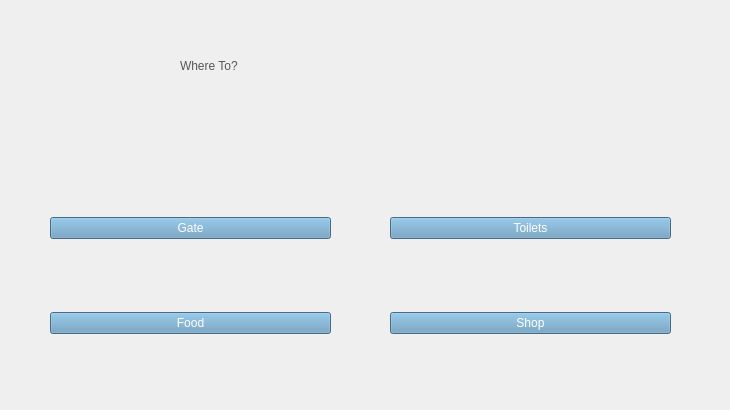
  <widget class="QWidget" name="WHERE">
   <widget class="QLabel" name="where_to_label">
    <property name="geometry">
     <rect>
      <x>180</x>
      <y>10</y>
      <width>361</width>
      <height>111</height>
     </rect>
    </property>
    <property name="styleSheet">
     <string notr="true">font: 20 50pt &quot;montserrat&quot;;
color: rgb(85, 87, 83);</string>
    </property>
    <property name="text">
     <string>Where To?</string>
    </property>
   </widget>
   <widget class="QWidget" name="verticalLayoutWidget_2">
    <property name="geometry">
     <rect>
      <x>50</x>
      <y>150</y>
      <width>281</width>
      <height>251</height>
     </rect>
    </property>
    <layout class="QVBoxLayout" name="verticalLayout_2">
     <item>
      <widget class="QPushButton" name="gate">
       <property name="layoutDirection">
        <enum>Qt::LeftToRight</enum>
       </property>
       <property name="styleSheet">
        <string notr="true">font:20 34pt &quot;montserrat&quot;;
background-color: rgb(98, 150, 187);
color: rgb(255, 255, 255);</string>
       </property>
       <property name="text">
        <string>Gate</string>
       </property>
       <property name="icon">
        <iconset>
         <normaloff>icons/gate.png</normaloff>icons/gate.png</iconset>
       </property>
       <property name="iconSize">
        <size>
         <width>40</width>
         <height>40</height>
        </size>
       </property>
       <property name="checkable">
        <bool>false</bool>
       </property>
      </widget>
     </item>
     <item>
      <widget class="QPushButton" name="food">
       <property name="styleSheet">
        <string notr="true">font:20 34pt &quot;montserrat&quot;;
background-color: rgb(98, 150, 187);
color: rgb(255, 255, 255);</string>
       </property>
       <property name="text">
        <string>Food</string>
       </property>
       <property name="icon">
        <iconset>
         <normaloff>icons/food.png</normaloff>icons/food.png</iconset>
       </property>
       <property name="iconSize">
        <size>
         <width>40</width>
         <height>40</height>
        </size>
       </property>
      </widget>
     </item>
    </layout>
   </widget>
   <widget class="QWidget" name="verticalLayoutWidget_3">
    <property name="geometry">
     <rect>
      <x>390</x>
      <y>150</y>
      <width>281</width>
      <height>251</height>
     </rect>
    </property>
    <layout class="QVBoxLayout" name="verticalLayout_3">
     <property name="sizeConstraint">
      <enum>QLayout::SetMinimumSize</enum>
     </property>
     <item>
      <widget class="QPushButton" name="toilet">
       <property name="layoutDirection">
        <enum>Qt::LeftToRight</enum>
       </property>
       <property name="styleSheet">
        <string notr="true">font:20 34pt &quot;montserrat&quot;;
background-color: rgb(98, 150, 187);
color: rgb(255, 255, 255);</string>
       </property>
       <property name="text">
        <string>Toilets</string>
       </property>
       <property name="icon">
        <iconset>
         <normaloff>icons/toilet.png</normaloff>icons/toilet.png</iconset>
       </property>
       <property name="iconSize">
        <size>
         <width>40</width>
         <height>40</height>
        </size>
       </property>
       <property name="autoDefault">
        <bool>false</bool>
       </property>
       <property name="default">
        <bool>false</bool>
       </property>
       <property name="flat">
        <bool>false</bool>
       </property>
      </widget>
     </item>
     <item>
      <widget class="QPushButton" name="shop">
       <property name="styleSheet">
        <string notr="true">font:20 34pt &quot;montserrat&quot;;
background-color: rgb(98, 150, 187);
color: rgb(255, 255, 255);</string>
       </property>
       <property name="text">
        <string>Shop</string>
       </property>
       <property name="icon">
        <iconset>
         <normaloff>icons/shop.png</normaloff>icons/shop.png</iconset>
       </property>
       <property name="iconSize">
        <size>
         <width>40</width>
         <height>40</height>
        </size>
       </property>
      </widget>
     </item>
    </layout>
   </widget>
   <widget class="QPushButton" name="back_to_info">
    <property name="geometry">
     <rect>
      <x>0</x>
      <y>0</y>
      <width>81</width>
      <height>71</height>
     </rect>
    </property>
    <property name="autoFillBackground">
     <bool>false</bool>
    </property>
    <property name="styleSheet">
     <string notr="true"/>
    </property>
    <property name="text">
     <string/>
    </property>
    <property name="icon">
     <iconset>
      <normaloff>icons/backblue.png</normaloff>icons/backblue.png</iconset>
    </property>
    <property name="iconSize">
     <size>
      <width>60</width>
      <height>60</height>
     </size>
    </property>
    <property name="flat">
     <bool>true</bool>
    </property>
   </widget>
   <widget class="QPushButton" name="info_3">
    <property name="geometry">
     <rect>
      <x>670</x>
      <y>0</y>
      <width>51</width>
      <height>81</height>
     </rect>
    </property>
    <property name="text">
     <string/>
    </property>
    <property name="icon">
     <iconset>
      <normaloff>icons/question.png</normaloff>icons/question.png</iconset>
    </property>
    <property name="iconSize">
     <size>
      <width>65</width>
      <height>65</height>
     </size>
    </property>
    <property name="flat">
     <bool>true</bool>
    </property>
   </widget>
  </widget>
